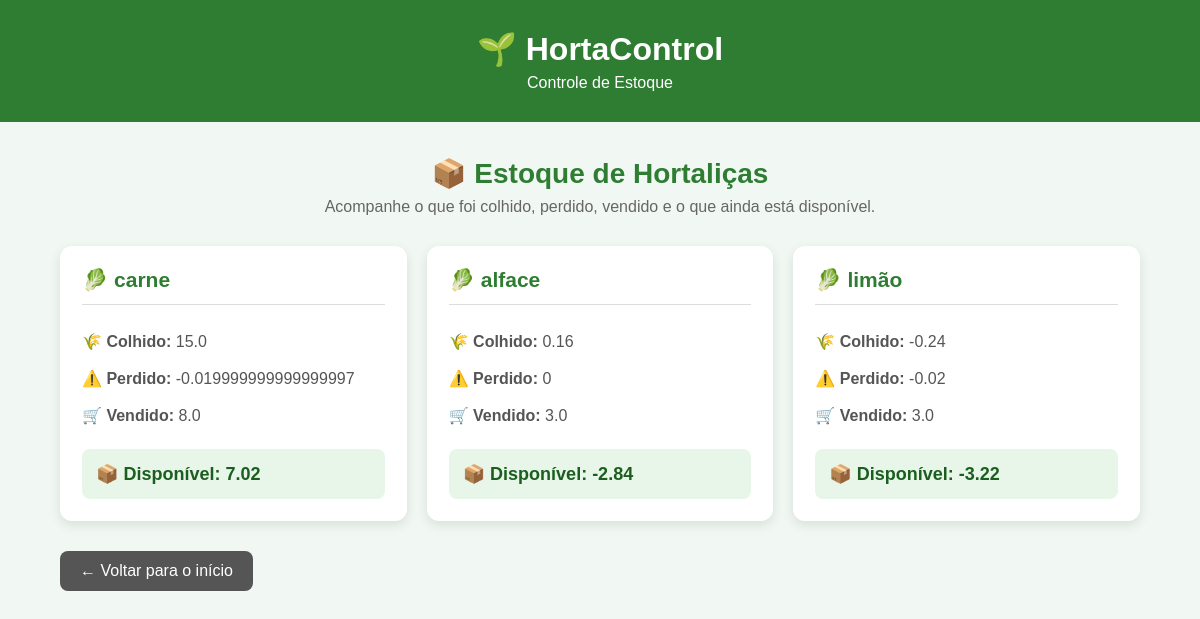
The page /estoque on the database its author committed.
### tables this page shows
CREATE TABLE produto (
            id_produto INTEGER PRIMARY KEY AUTOINCREMENT,
            nome_produto TEXT NOT NULL,
            unidade_medida TEXT NOT NULL,
            preco_venda REAL NOT NULL
        );

### app.py (the view)
@app.route("/estoque")
def estoque():
    conexao = conectar()
    cursor = conexao.cursor()
    cursor.execute("""
        SELECT
            produto.nome_produto,

            COALESCE(
                (
                    SELECT SUM(quantidade)
                    FROM colheita
                    WHERE colheita.id_produto = produto.id_produto
                ), 0
            ),

            COALESCE(
                (
                    SELECT SUM(quantidade)
                    FROM perda
                    WHERE perda.id_produto = produto.id_produto
                ), 0
            ),

            COALESCE(
                (
                    SELECT SUM(quantidade)
                    FROM venda
                    WHERE venda.id_produto = produto.id_produto
                ), 0
            )

        FROM produto
    """)
    dados = cursor.fetchall()
    estoque = []
    for item in dados:
        nome = item[0]
        colhido = item[1]
        perdido = item[2]
        vendido = item[3]
        disponivel = colhido - perdido - vendido
        estoque.append(
            (nome, colhido, perdido, vendido, disponivel)
        )
    conexao.close()
    return render_template(
        "estoque.html",
        estoque=estoque
    )

### database.py (called while the page is built)
def conectar():
    return sqlite3.connect("banco.db")

### templates/estoque.html (shortened to what this page needs)
<!DOCTYPE html>
<html lang="pt-br">
<head>
</head>
<body>
    <header>
        <h1>🌱 HortaControl</h1>
        <p>Controle de Estoque</p>
    </header>
    <div class="container">
        <div class="titulo">
            <h2>📦 Estoque de Hortaliças</h2>
            <p>Acompanhe o que foi colhido, perdido, vendido e o que ainda está disponível.</p>
        </div>
        {% if estoque %}
            <div class="produtos">
                {% for item in estoque %}
                    <div class="card">
                        <h3>🥬 {{ item[0] }}</h3>
                        <div class="info">
                            🌾 <strong>Colhido:</strong>
                            {{ item[1] }}
                        </div>
                        <div class="info">
                            ⚠️ <strong>Perdido:</strong>
                            {{ item[2] }}
                        </div>
                        <div class="info">
                            🛒 <strong>Vendido:</strong>
                            {{ item[3] }}
                        </div>
                        <div class="disponivel">
                            📦 Disponível: {{ item[4] }}
                        </div>
                    </div>
                {% endfor %}
            </div>
        {% else %}
            <div class="vazio">
                <h2>📦 Estoque vazio</h2>
                <p>Nenhum produto cadastrado ainda.</p>
            </div>
        {% endif %}
        <a class="voltar" href="/">
            ← Voltar para o início
        </a>
    </div>
</body>
</html>

### templates/estoque.html (style rules this page uses)
* { box-sizing: border-box; margin: 0; padding: 0; }
body { font-family: Arial, sans-serif; background: #f1f8f3; min-height: 100vh; }
header { background: #2e7d32; color: white; text-align: center; padding: 30px 20px; }
header h1 { font-size: 32px; margin-bottom: 6px; }
.container { width: 90%; max-width: 1100px; margin: 35px auto; }
.titulo { text-align: center; margin-bottom: 30px; }
.titulo h2 { color: #2e7d32; font-size: 28px; margin-bottom: 8px; }
.titulo p { color: #666; }
.produtos { display: grid; grid-template-columns: repeat(auto-fit, minmax(250px, 1fr)); gap: 20px; }
.card { background: white; border-radius: 12px; padding: 22px; box-shadow: 0 4px 12px rgba(0, 0, 0, 0.10); }
.card h3 { color: #2e7d32; font-size: 21px; margin-bottom: 18px; padding-bottom: 12px; border-bottom: 1px solid #ddd; }
.info { padding: 9px 0; color: #555; }
.disponivel { margin-top: 15px; padding: 14px; background: #e8f5e9; border-radius: 8px; color: #1b5e20; font-weight: bold; font-size: 18px; }
.voltar { display: inline-block; background: #555; color: white; text-decoration: none; padding: 11px 20px; border-radius: 8px; margin-top: 30px; }

### rows shown on the page
produto: nome_produto "carne", item "15.0", item "-0.019999999999999997", item "8.0", item "7.02"
produto: nome_produto "alface", item "0.16", item "0", item "3.0", item "-2.84"
produto: nome_produto "limão", item "-0.24", item "-0.02", item "3.0", item "-3.22"
